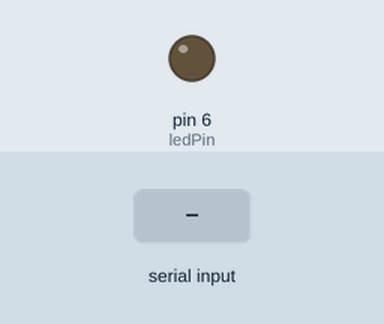
This sketch was run on a simulated Arduino Uno, built with avr-gcc and run on an emulated ATmega328P. On the bench: output pins drawn as LEDs (lit = HIGH). Inputs (shaded band) come from the test bench.

Above: at 1.2 s.
1.3 s: "H" received over Serial
At 2.5 s:
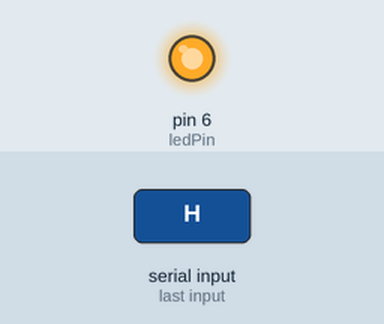
2.8 s: "L" received over Serial
At 3.7 s:
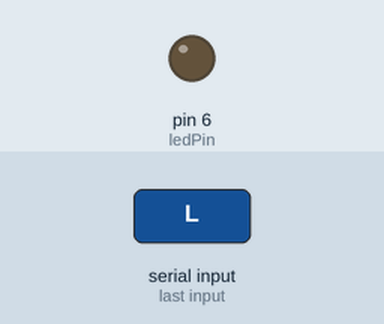
Timing chart, 0 to 5.8 s (numbered marks = the images above; inputs shaded):
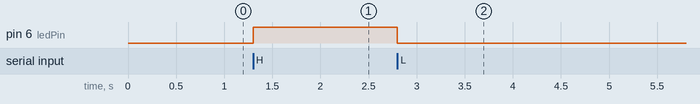

Measured:
- after the input at 1.3 s, pin 6 (ledPin): LOW → HIGH at once
- after the input at 2.8 s, pin 6 (ledPin): HIGH → LOW at once

The sketch:

Reciever.ino
```cpp
// RS-485 Communications Test
// Reciever Script
// Read Incoming Data from Transceiver
// Light Up onboard LED accordingly

const int ledPin = 6;

int incomingByte = 0;

void setup() {
  // put your setup code here, to run once:
  pinMode(ledPin,OUTPUT);
  Serial.begin(9600);
}

void loop() {
  // put your main code here, to run repeatedly:
  if(Serial.available()>0){

    incomingByte = Serial.read();

    //Serial.write(incomingByte);

    //digitalWrite(ledPin,HIGH);

    if (incomingByte == 'H'){

      digitalWrite(ledPin, HIGH);
      }
    else if (incomingByte == 'L'){

      digitalWrite(ledPin, LOW);
      }
    else{

      Serial.write("Invalid Input");
      }


    }
}
```
